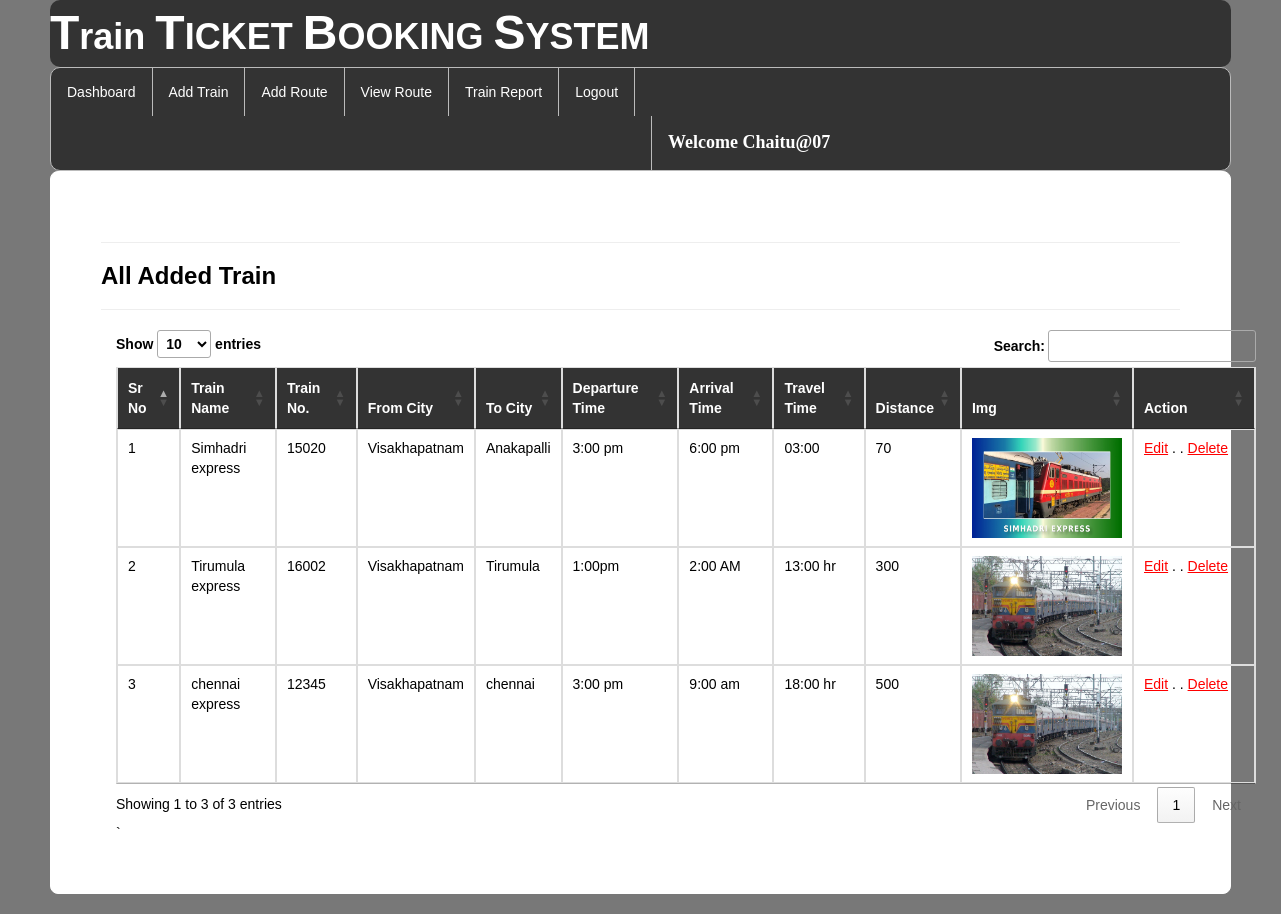
The app's page /viewtrain/ (signed in) with its own data.
### railway/models.py (models this page shows, shortened)
class Add_Train(models.Model):
    trainname=models.CharField(max_length=30,null=True)
    train_no=models.IntegerField(null=True)
    from_city=models.CharField(max_length=30,null=True)
    to_city=models.CharField(max_length=30,null=True)
    departuretime=models.CharField(max_length=30,null=True)
    arrivaltime=models.CharField(max_length=30,null=True)
    traveltime=models.CharField(max_length=100,null=True)
    distance=models.IntegerField(null=True)
    img=models.FileField(null=True)

### railway/views.py (the view)
# urls.py: path('viewtrain/', view_train, name="view_train"),
def view_train(request):
    if not request.user.is_authenticated:
        return redirect('login')
    data=Add_Train.objects.all()
    d={"data":data}
    return render(request,"view_train.html",d)

### templates/view_train.html (shortened to what this page needs)
{% extends 'navigation3.html' %}
{% load static %}
{% block b %}
<div style="color:Black;border:1px solid white;border-radius:8px;background-color:white;padding:50px">
<hr><h3><strong>All Added Train</strong></h3><hr>
    <div class="container">
<table class="noteCard table table-bordered" id="myTable">
  <thead style="color:white;background-color:#333">
  <tr>
    <th>Sr No</th>
    <th>Train Name</th>
      <th>Train No.</th>
      <th>From City</th>
    <th>To City</th>
    <th>Departure Time</th>
       <th>Arrival Time</th>
    <th>Travel Time</th>
    <th>Distance</th>
    <th>Img</th>
    <th>Action</th>
  </tr>
  </thead>
   <tbody>
    {% for i in data %}
  <tr>
    <td>{{forloop.counter}}</td>
    <td>{{i.trainname}}</td>
    <td>{{i.train_no}}</td>
      <td>{{i.from_city}}</td>
      <td>{{i.to_city}}</td>
      <td>{{i.departuretime}}</td>
      <td>{{i.arrivaltime}}</td>
      <td>{{i.traveltime}}</td>
      <td>{{i.distance}}</td>
      <td><img  src="{{i.img.url}}" style="width:150px;height:100px"></td>
    <td style="width:100px"><a href="{% url 'edittrain' i.id %}" style="color:red"><u>Edit</u></a>  . .
   <a href="{% url 'delete' i.id %}" style="color:red"><u>Delete</u></a></td>
  </tr>
    {% endfor %}
    </tbody>
</table>`
 </div>
</div>
{% endblock %}

### templates/navigation3.html (shortened to what this page needs)
{% extends 'head.html' %}
{% load static %}
{% block body %}
<link rel = stylesheet href = "//cdn.datatables.net/1.10.19/css/jquery.dataTables.min.css">
<ul class="id2">
  <li id="id1"><a href="{% url 'admindashboard' %}">Dashboard</a></li>
  <li id="id1"><a href="{% url 'add_train' %}">Add Train</a></li>
  <li id="id1"><a href="{% url 'add_route' %}">Add Route</a></li>
  <li id="id1"><a href="{% url 'availableroute' %}">View Route</a></li>
  <li id="id1"><a href="{% url 'view_train'%}">Train Report</a></li>
  <li id="id1"><a href="{% url 'log_out' %}">Logout</a></li>
      <li id="id2" style="margin-left:600px"><a href="" style="color:white"><strong style="font-size:18px;font-family:cursive">Welcome {{request.user.username}}</strong></a></li>
</ul>
{% block b %}
{% endblock %}
{% endblock %}

### templates/head.html (shortened to what this page needs)
<!DOCTYPE html>
<html lang="en">
<head>
  <link rel="stylesheet" href="https://maxcdn.bootstrapcdn.com/bootstrap/3.4.1/css/bootstrap.min.css">
</head>
<body style="background-color:hsl(0, 0%, 47%);margin-left:50px;margin-right:50px;margin-bottom:20px">
    <h1 style="background-color: #333;border-radius:10px;"><strong><font size="16">T</font>rain <font size="16">T</font>ICKET <font size="16">B</font>OOKING <font size="16">S</font>YSTEM
    </strong></h1>
</body>
{% block body %}
{% endblock %}
</html>

### templates/head.html (style rules this page uses)
h1 { margin: 0px; padding-top: 7px; padding-bottom: 7px; color: white; }

### templates/navigation3.html (style rules this page uses)
.id2 { list-style-type: none; margin: 0; padding: 0; overflow: hidden; background-color: #333; border-radius:10px; border:1px solid #bbb; }
#id1 { float: left; border-right:1px solid #bbb; }
#id2 { float: left; border-left:1px solid #bbb; }
li:last-child { border-right: none; }
li a { display: block; color: white; text-align: center; padding: 14px 16px; text-decoration: none; }
body { font-family: Arial, Helvetica, sans-serif; }

### records on screen
Add_Train: trainname "Simhadri express", train_no "15020", from_city "Visakhapatnam", to_city "Anakapalli", departuretime "3:00 pm", arrivaltime "6:00 pm", traveltime "03:00", distance "70", img (picture)
Add_Train: trainname "Tirumula express", train_no "16002", from_city "Visakhapatnam", to_city "Tirumula", departuretime "1:00pm", arrivaltime "2:00 AM", traveltime "13:00 hr", distance "300", img (picture)
Add_Train: trainname "chennai express", train_no "12345", from_city "Visakhapatnam", to_city "chennai", departuretime "3:00 pm", arrivaltime "9:00 am", traveltime "18:00 hr", distance "500", img (picture)

### other values on screen
{{ request.user.username }} "Chaitu@07"
